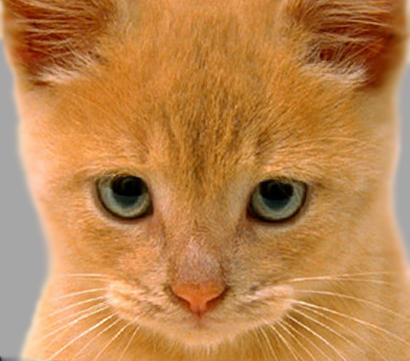
//> input picture data/cat.bmp, 410 x 361 px
$ ./proj1_test_filtering   (built with g++ and OpenCV 4)
//> lines starting //> are read from the running program, lines starting //| are printed output that depends on the picture

/*This script has test cases to help you test myFilter() which you will
write.You should verify that you get reasonable output here before using
your filtering to construct a hybrid image in proj1.cpp.The outputs are
all saved and you can include them in your writeup. You can add calls to
filter2D() if you want to check that myFilter() is doing something
similar.*/

#include "opencv2/imgproc/imgproc.hpp"
#include <opencv2/highgui/highgui.hpp>
#include <stdio.h>
#include <iostream>

using namespace cv;
using namespace std;

Mat myFilter(Mat, Mat, int);

// find the nearest point to x, y inside the image
double get_val_with_replicate(Mat im, int x, int y, int c){
	int rx = (x < 0) ? 0 : im.cols - 1;
	int ry = (y < 0) ? 0 : im.rows - 1;
	return im.at<Vec3d>(ry, rx)[c];
}

// find the mirror position of x, y inside the image
double get_val_with_reflect(Mat im, int x, int y, int c){
	int rx = (x < 0) ? -x : (im.cols - 1) * 2 - x;
	int ry = (y < 0) ? -y : (im.rows - 1) * 2 - y;
	return im.at<Vec3d>(ry, rx)[c];
}


enum border { Border_Replicate, Border_Reflect, Border_Constant };

Mat myFilter(Mat im, Mat filter, int borderType = Border_Replicate)
{
	/*This function is intended to behave like the built in function filter2D()

	Your function should work for color images. Simply filter each color
	channel independently.

	Your function should work for filters of any width and height
	combination, as long as the width and height are odd(e.g. 1, 7, 9).This
	restriction makes it unambigious which pixel in the filter is the center
	pixel.

	Boundary handling can be tricky.The filter can't be centered on pixels
	at the image boundary without parts of the filter being out of bounds.
	There are several options to deal with boundaries. -- pad the input image with zeros, and
	return a filtered image which matches the input resolution. A better
	approach is to mirror the image content over the boundaries for padding.*/

	Mat outI = im.clone();
	int channels = im.channels();
	Vec3d acc;
	double val;

	// iterate over input matrix (cloned as outI)
	for (int y= 0; y < outI.rows; y++){
		for (int x= 0; x < outI.cols; x++){
			// reset color accumulator
			acc = Vec3d(0, 0, 0);
			// iterate over channels
			for (int c=0; c < channels; c++){
				// iterate over filter
				for (int j= 0; j < filter.rows; j++){
					for (int i= 0; i < filter.cols; i++){
						int target_x = (j - filter.rows / 2) + x;
						int target_y = (i - filter.cols / 2) + y;

						// if boundary, handle it according to border type
						if (target_x < 0 || target_y < 0 || target_x >= im.cols || target_y >= im.rows){
							switch(borderType){
								case Border_Constant:
									val = 0.0; break;
								case Border_Replicate:
									val = get_val_with_replicate(im, target_x, target_y, c); break;
								case Border_Reflect:
									val = get_val_with_reflect(im, target_x, target_y, c); break;
								default:
									cout << "ERROR! borderType is not valid." << std::endl;
							}
						} else {
							// directly get the pixel from input image
							val = im.at<Vec3d>(target_y, target_x)[c];
						}

						// append product of pixel and filter scalar to accumulator
						acc[c] += val * filter.at<double>(j, i);
					}
				}
				// update output image with accumulated color
				outI.at<Vec3d>(y, x)[c] = acc[c];
			}
		}
	}
	return outI;
}

int main()
{
	//// Setup  ////
	//Load the test image
	Mat test_image = imread("data/cat.bmp");
//> test_image is the input picture: 361 rows x 410 cols, CV_8UC3; mean B, G, R 77.1, 132.5, 188.3
	if (!test_image.data)                              // Check for invalid image
	{
		cout << "Could not open or find the image" << std::endl;
		return -1;
	}
	imshow("Test image", test_image);                   // Show the test image.
	waitKey(0);                                          // Wait for a keystroke in the window
	test_image.convertTo(test_image, CV_64FC3);
//> test_image: 361 rows x 410 cols, CV_64FC3

	//// Identify filter  ////
	//This filter should do nothing regardless of the padding method you use.
	Mat identity_filter = (Mat_<double>(3, 3) << 0, 0, 0, 0, 1, 0, 0, 0, 0);
	//cout << identity_filter.at<double>(0,0);
	Mat identity_image = myFilter(test_image, identity_filter);
//> the loop in myFilter, `for (int y= 0; y < outI.rows; y++)` made 361 passes
//> acc on passes 1 to 3: [174, 193, 218], [172, 194, 219], [171, 195, 221]
//> after the loop in myFilter, `for (int y= 0; y < outI.rows; y++)`: acc = [96, 159, 212]; val = 212
	identity_image.convertTo(identity_image, CV_8UC3);
	imshow("Identity image", identity_image);
	waitKey(0);
	imwrite("identity_image.jpg", identity_image); //save the identity image as jpeg


	////  Small blur with a box filter ////
	//This filter should remove some high frequencies
	Mat blur_filter = (Mat_<double>(3, 3) << 1, 1, 1, 1, 1, 1, 1, 1, 1);
	blur_filter = blur_filter / sum(blur_filter)[0]; //making the filter sum to 1
	Mat blur_image = myFilter(test_image, blur_filter);
//> the loop in myFilter (call 2), `for (int y= 0; y < outI.rows; y++)` made 361 passes
//> acc on passes 1 to 3: [153.9, 184.3, 216.2], [143.6, 180.2, 215.7], [143.3, 180.9, 216]
	blur_image.convertTo(blur_image, CV_8UC3);
	imshow("Blur image", blur_image);
	waitKey(0);
	imwrite("blur_image.jpg", blur_image); //save the blur image as jpeg


	////   Large blur  ////
	//This blur would be slow to do directly, so we instead use the fact that
	//Gaussian blurs are separable and blur sequentially in each direction.
	Mat large_1d_blur_filter = getGaussianKernel(25, 10, CV_64F);
	Mat large_blur_image = myFilter(test_image, large_1d_blur_filter);
//> call 3 of myFilter, with borderType = 0
//> the loop in myFilter (call 3), `for (int y= 0; y < outI.rows; y++)` made 361 passes
//> acc on passes 1 to 3: [96.93, 149.3, 199.1], [96.57, 149.3, 198.8], [96.71, 149.4, 198.8]
//> after the loop in myFilter (call 3), `for (int y= 0; y < outI.rows; y++)`:
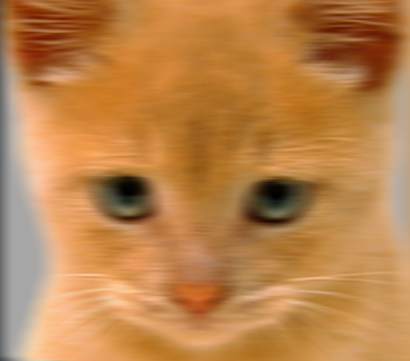
//> outI: 361 rows x 410 cols, CV_64FC3; mean B, G, R 76, 131.7, 187.5
//> after the loop in myFilter (call 3), `for (int y= 0; y < outI.rows; y++)`: acc = [91.32, 154.3, 208.8]; val = 212
	large_blur_image = myFilter(large_blur_image, large_1d_blur_filter.t()); //notice the t() operator which transposes the filter
//> call 4 of myFilter, with borderType = 0
//> the loop in myFilter (call 4), `for (int y= 0; y < outI.rows; y++)` made 361 passes
//> (acc, val) on passes 1 to 3: ([96.23, 149.2, 198.3], 195), ([95.95, 149, 198.1], 194.7), ([95.61, 148.8, 197.9], 194.4)
//> after the loop in myFilter (call 4), `for (int y= 0; y < outI.rows; y++)`:
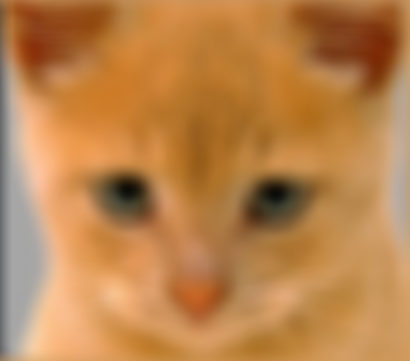
//> outI: 361 rows x 410 cols, CV_64FC3; mean B, G, R 76.4, 132, 187.7
//> after the loop in myFilter (call 4), `for (int y= 0; y < outI.rows; y++)`: acc = [92.6, 155.1, 209.2]; val = 208.8
	large_blur_image.convertTo(large_blur_image, CV_8UC3);
	imshow("Large blur image", large_blur_image); waitKey(0);
	imwrite("large_blur_image.jpg", large_blur_image); //save the large blur image as jpeg

	////  Oriented filter(Sobel Operator)  ////
	Mat sobel_filter = (Mat_<double>(3, 3) << -1, 0, 1, -2, 0, 2, -1, 0, 1); //should respond to horizontal gradients
	Mat sobel_image = myFilter(test_image, sobel_filter);
//> the loop in myFilter (call 5), `for (int y= 0; y < outI.rows; y++)` made 361 passes
//> acc on passes 1 to 3: [-94, -37, -7], [-7, 5, 6], [1, 6, 5]
//> after the loop in myFilter (call 5), `for (int y= 0; y < outI.rows; y++)`:
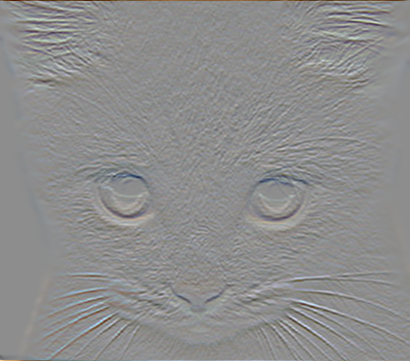
//> outI: 361 rows x 410 cols, CV_64FC3; mean B, G, R -0.6, -0.1, 0.1; drawn with min black and max white
//> after the loop in myFilter (call 5), `for (int y= 0; y < outI.rows; y++)`: acc = [17, 20, 11]; val = 212

	//the scalar value is added because the output image is centered around zero otherwise and mostly black
	sobel_image = sobel_image + Scalar(0.5, 0.5, 0.5) * 255;
	sobel_image.convertTo(sobel_image, CV_8UC3);
	imshow("Sobel image",sobel_image); waitKey(0);
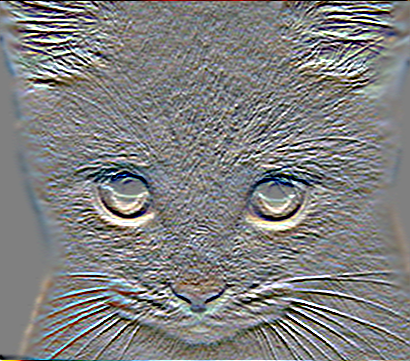
//> window 'Sobel image': 361 rows x 410 cols, CV_8UC3; mean B, G, R 128, 128.3, 128.1
	imwrite("sobel_image.jpg", sobel_image);

	////  High pass filter(Discrete Laplacian)   ////
	Mat laplacian_filter = (Mat_<double>(3, 3) << 0, 1, 0, 1, -4, 1, 0, 1, 0);
	Mat laplacian_image = myFilter(test_image, laplacian_filter);
//> the loop in myFilter (call 6), `for (int y= 0; y < outI.rows; y++)` made 361 passes
//> acc on passes 1 to 3: [-91, -39, -7], [-85, -41, -10], [-82, -43, -16]
//> after the loop in myFilter (call 6), `for (int y= 0; y < outI.rows; y++)`:
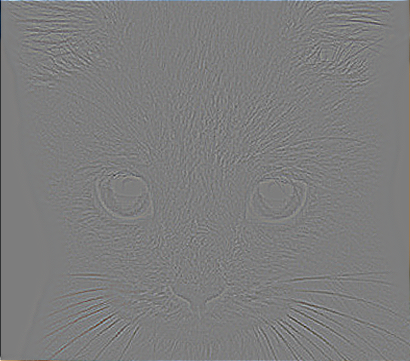
//> outI: 361 rows x 410 cols, CV_64FC3; mean B, G, R -0.1, -0.1, -0.2; drawn with min black and max white
	//the scalar value is added because the output image is centered around zero otherwise and mostly black
	laplacian_image = laplacian_image + Scalar(0.5, 0.5, 0.5) * 255;
	laplacian_image.convertTo(laplacian_image, CV_8UC3);
	imshow("Laplacian image",laplacian_image); waitKey(0);
	imwrite("laplacian_image.jpg", laplacian_image);

	//// High pass "filter" alternative  ////
	blur_image.convertTo(blur_image, CV_64FC3);
	Mat high_pass_image = test_image - blur_image; //simply subtract the low frequency content
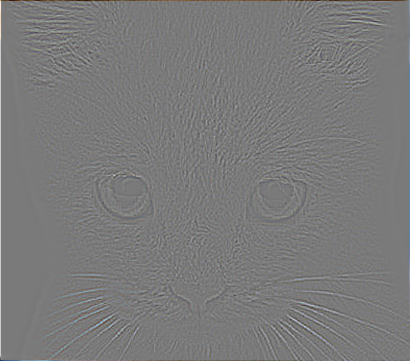
//> high_pass_image: 361 rows x 410 cols, CV_64FC3; mean B, G, R 0, 0, 0.1; drawn with min black and max white

	//the scalar value is added because the output image is centered around zero otherwise and mostly black
	high_pass_image = high_pass_image + Scalar(0.5, 0.5, 0.5) * 255;
	high_pass_image.convertTo(high_pass_image, CV_8UC3);
//> high_pass_image: 361 rows x 410 cols, CV_8UC3
	imshow("high pass image", high_pass_image); waitKey(0);
	imwrite("high_pass_image.jpg", high_pass_image);
}

$ run again, with data/dog.bmp copied over data/cat.bmp
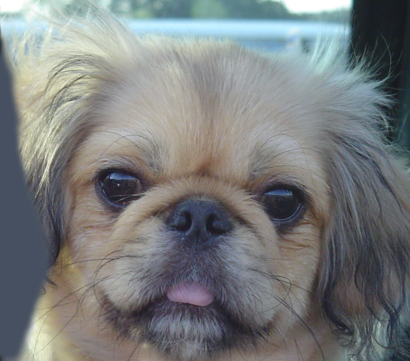
//> input picture data/dog.bmp, 410 x 361 px
//> test_image is the input picture: 361 rows x 410 cols, CV_8UC3; mean B, G, R 125, 124.5, 121.2
//> test_image: 361 rows x 410 cols, CV_64FC3
//> the loop in myFilter, `for (int y= 0; y < outI.rows; y++)` made 361 passes
//> acc on passes 1 to 3: [39, 38, 28], [36, 38, 26], [40, 38, 28]
//> after the loop in myFilter, `for (int y= 0; y < outI.rows; y++)`: acc = [56, 41, 32]; val = 32
//> the loop in myFilter (call 2), `for (int y= 0; y < outI.rows; y++)` made 361 passes
//> acc on passes 1 to 3: [41.56, 37.78, 28.44], [43.44, 37.33, 28.89], [43.67, 37.33, 28.89]
//> `imshow("Sobel image",sobel_image); waitKey(0);`:
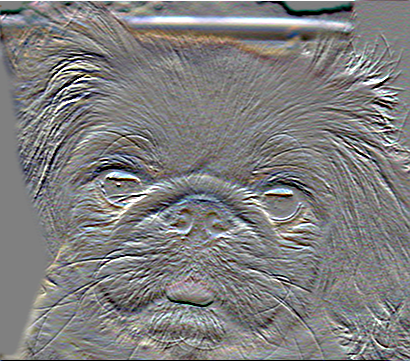
//> window 'Sobel image': 361 rows x 410 cols, CV_8UC3; mean B, G, R 126.2, 126.3, 127
//> `high_pass_image = high_pass_image + Scalar(0.5, 0.5, 0.5) * 255;`:
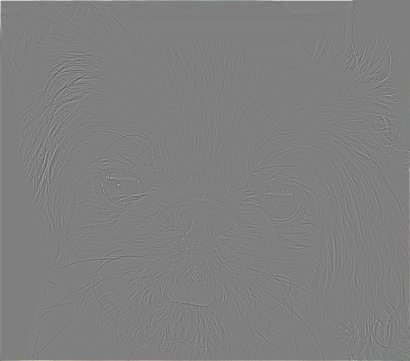
//> high_pass_image: 361 rows x 410 cols, CV_64FC3; mean B, G, R 127.7, 127.8, 127.8
